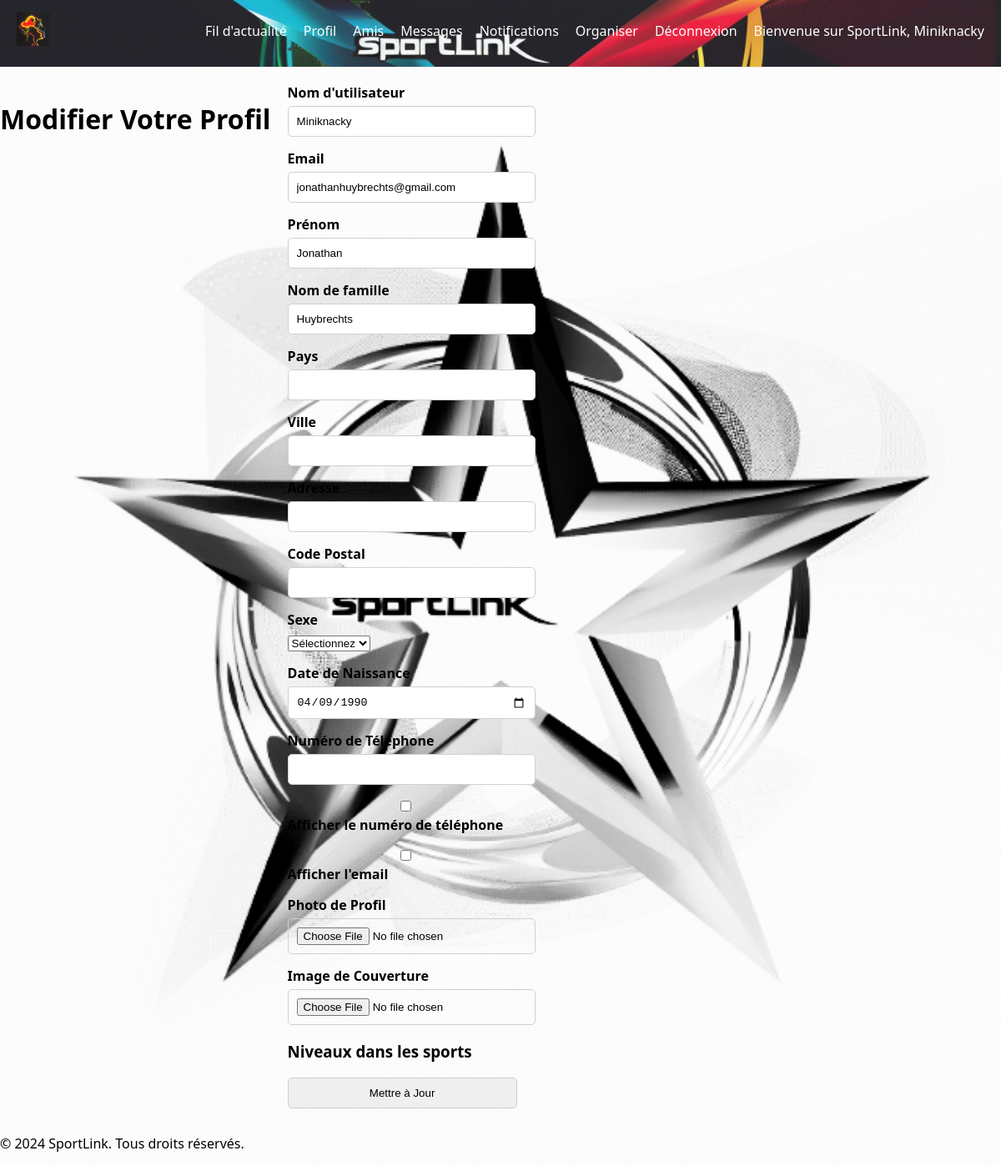
Page /profile/edit_profile (signed in) on the committed database.
### app/models.py (models this page shows, shortened)
class User(db.Model, UserMixin):
    __tablename__ = 'user'
    id = db.Column(db.Integer, primary_key=True)
    username = db.Column(db.String(64), index=True, unique=True, nullable=False)
    email = db.Column(db.String(120), index=True, unique=True, nullable=False)
    password_hash = db.Column(db.String(128), nullable=False)
    first_name = db.Column(db.String(64))
    last_name = db.Column(db.String(64))
    birth_date = db.Column(db.Date)
    gender = db.Column(db.String(10))
    profile_image = db.Column(db.String(255), nullable=True)
    cover_image = db.Column(db.String(255), nullable=True)
    profile_image_zoom = db.Column(db.Float, default=1.0)
    profile_image_pos_x = db.Column(db.Float, default=0.0)
    profile_image_pos_y = db.Column(db.Float, default=0.0)
    cover_image_zoom = db.Column(db.Float, default=1.0)
    cover_image_pos_x = db.Column(db.Float, default=0.0)
    cover_image_pos_y = db.Column(db.Float, default=0.0)
    country = db.Column(db.String(100), nullable=True)
    city = db.Column(db.String(100), nullable=True)
    address = db.Column(db.String(200), nullable=True)
    postal_code = db.Column(db.String(20), nullable=True)
    sex = db.Column(db.String(10), nullable=True)
    birth_date = db.Column(db.Date, nullable=True)
    phone = db.Column(db.String(20), nullable=True)
    display_phone = db.Column(db.Boolean, default=False)
    display_email = db.Column(db.Boolean, default=False)
    pending_email = db.Column(db.String(120), nullable=True)
    created_at = db.Column(db.DateTime, default=datetime.utcnow)
    profile_completed = db.Column(db.Boolean, default=False)
    email_confirmed = db.Column(db.Boolean, default=False)
    provider = db.Column(db.String(50), nullable=True)
    provider_id = db.Column(db.String(100), nullable=True, unique=True)
    latitude = db.Column(db.Float, nullable=True)
    longitude = db.Column(db.Float, nullable=True)
    sport = db.Column(db.String(50), nullable=True)
    level = db.Column(db.String(50), nullable=True)
    strava_id = db.Column(db.String(64), nullable=True)
    facebook_id = db.Column(db.String(64), nullable=True)
    __table_args__ = (
        db.UniqueConstraint('strava_id', name='uq_user_strava_id'),
        db.UniqueConstraint('facebook_id', name='uq_user_facebook_id'),
    )
    notifications = db.relationship('Notification', back_populates='user', lazy='dynamic')
    sports = db.relationship('UserSport', backref='user', lazy='dynamic')
    posts = db.relationship('Post', back_populates='author', cascade="all, delete-orphan", lazy='dynamic')
    ratings_received = db.relationship('Rating', foreign_keys='Rating.rated_id', backref='rated_user', lazy='dynamic')
    ratings_given = db.relationship('Rating', foreign_keys='Rating.rater_id', backref='rater_user', lazy='dynamic')
    friends = db.relationship(
        'User', secondary=friends,
        primaryjoin=(friends.c.user_id == id),
        secondaryjoin=(friends.c.friend_id == id),
        backref=db.backref('friend_of', lazy='dynamic'),
        lazy='dynamic'
    )

### app/profile/routes.py (the view, shortened to what this page needs)
@profile_bp.route('/edit_profile', methods=['GET', 'POST'])
@login_required
def edit_profile():
    user = current_user
    form = EditProfileForm()
    form.username.data = user.username
    form.email.data = user.email
    form.first_name.data = user.first_name
    form.last_name.data = user.last_name
    form.country.data = user.country
    form.city.data = user.city
    form.address.data = user.address
    form.postal_code.data = user.postal_code
    form.sex.data = user.sex
    form.birth_date.data = user.birth_date
    form.phone.data = user.phone
    form.display_phone.data = user.display_phone
    form.display_email.data = user.display_email
    form.latitude.data = user.latitude
    form.longitude.data = user.longitude
    sports = Sport.query.all()
    return render_template('profile/edit_profile.html', user=user, form=form, sports=sports)

### app/auth/forms.py
class LoginForm(FlaskForm):
    email = StringField('Email', validators=[DataRequired(), Email()])
    password = PasswordField('Mot de passe', validators=[DataRequired()])
    submit = SubmitField('Connexion')

### app/templates/profile/edit_profile.html (shortened to what this page needs)
{% extends 'base.html' %}
{% block content %}
<h1>Modifier Votre Profil</h1>
<form method="POST" action="{{ url_for('profile.edit_profile') }}" enctype="multipart/form-data">
    <div class="form-group">
        {{ form.username.label }} {{ form.username }}
    </div>
    <div class="form-group">
        {{ form.email.label }} {{ form.email }}
    </div>
    <div class="form-group">
        {{ form.first_name.label }} {{ form.first_name }}
    </div>
    <div class="form-group">
        {{ form.last_name.label }} {{ form.last_name }}
    </div>
    <div class="form-group">
        {{ form.country.label }} {{ form.country }}
    </div>
    <div class="form-group">
        {{ form.city.label }} {{ form.city }}
    </div>
    <div class="form-group">
        {{ form.address.label }} {{ form.address }}
    </div>
    <div class="form-group">
        {{ form.postal_code.label }} {{ form.postal_code }}
    </div>
    <div class="form-group">
        {{ form.sex.label }} {{ form.sex }}
    </div>
    <div class="form-group">
        {{ form.birth_date.label }} {{ form.birth_date }}
    </div>
    <div class="form-group">
        {{ form.phone.label }} {{ form.phone }}
    </div>
    <div class="form-group">
        {{ form.display_phone }} {{ form.display_phone.label }}
    </div>
    <div class="form-group">
        {{ form.display_email }} {{ form.display_email.label }}
    </div>
    <div class="form-group">
        {{ form.profile_image.label }} {{ form.profile_image }}
    </div>
    <div class="form-group">
        {{ form.cover_image.label }} {{ form.cover_image }}
    </div>
    <h3>Niveaux dans les sports</h3>
    <div class="form-group">
        {{ form.submit }}
    </div>
</form>
{% endblock %}

### app/templates/base.html (shortened to what this page needs)
<!DOCTYPE html>
<html lang="fr">
<head>
    <link rel="stylesheet" href="{{ url_for('static', filename='css/style.css') }}">
    <link rel="stylesheet" href="https://use.fontawesome.com/releases/v5.15.4/css/all.css">
</head>
<body>
    <header class="header">
        <div class="header-container">
            <a href="{{ url_for('profile.profile') if current_user.is_authenticated else url_for('main.index') }}" class="logo-container">
                <img src="{{ url_for('static', filename='images/logo.png') }}" alt="Logo SportLink">
            </a>
            <nav class="nav">
                <ul class="menu">
                    {% if current_user.is_authenticated %}
                        <li><a href="{{ url_for('news_feed.news_feed') }}">Fil d'actualité</a></li>
                        <li><a href="{{ url_for('profile.profile') }}">Profil</a></li>
                        <li><a href="{{ url_for('profile.list_friends') }}">Amis</a></li>
                        <li><a href="{{ url_for('messages.inbox') }}">Messages</a></li>
                        <li><a href="{{ url_for('notifications.list_notifications') }}">Notifications</a></li>
                        <li><a href="{{ url_for('events.organize') }}">Organiser</a></li>
                        <li><a href="{{ url_for('auth.logout') }}">Déconnexion</a></li>
                        <li>Bienvenue sur SportLink, {{ current_user.username }}</li>
                    {% else %}
                        <li><a href="{{ url_for('auth.login') }}">Connexion</a></li>
                        <li><a href="{{ url_for('auth.register') }}">Inscription</a></li>
                        <li>Bienvenue sur SportLink</li>
                    {% endif %}
                </ul>
            </nav>
        </div>
    </header>
    <main class="main-content">
        {% block content %}{% endblock %}
    </main>
    <footer>
        <p>&copy; 2024 SportLink. Tous droits réservés.</p>
    </footer>
</body>
</html>

### app/static/css/style.css (style rules this page uses)
body { margin: 0; font-family: 'Segoe UI', Tahoma, Geneva, Verdana, sans-serif; background-image: url('/static/images/background.jpg'); background-size: cover; background-position: center; background-repeat: no-repeat; }
.header { position: fixed; top: 0; width: 100%; height: 80px; background: url('../images/navbar-background.jpg') no-repeat center center; background-size: cover; color: white; border-bottom: 1px solid #e4e6eb; z-index: 1000; background-color: rgba(0, 0, 0, 0.8); opacity: 0.9; }
.header-container { display: flex; align-items: center; justify-content: space-between; padding: 10px 20px; }
.logo-container img { height: 40px; }
.nav .menu { list-style: none; display: flex; gap: 20px; }
.nav .menu li a { text-decoration: none; color: white; font-weight: 500; }
.form-group { margin-bottom: 15px; }
.form-group label { display: block; font-weight: bold; margin-bottom: 5px; }
.form-group input { width: 100%; padding: 10px; border: 1px solid #ccd0d5; border-radius: 5px; }
.main-content { display: flex; flex-wrap: wrap; gap: 20px; margin-top: 20px; padding-top: 80px; }

### rows in the picture
User: username "Miniknacky", email "jonathanhuybrechts@gmail.com", first_name "Jonathan", last_name "Huybrechts", sex "Sélectionnez", birth_date "04/09/1990"
